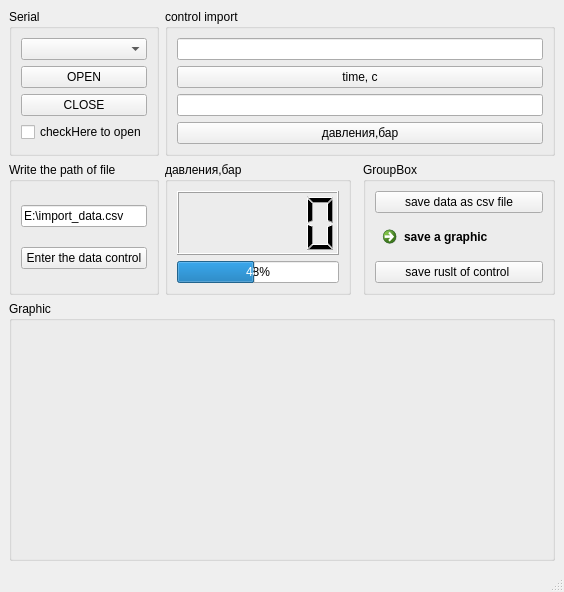
<?xml version="1.0" encoding="UTF-8"?>
<ui version="4.0">
 <class>MainWindow</class>
 <widget class="QMainWindow" name="MainWindow">
  <property name="geometry">
   <rect>
    <x>0</x>
    <y>0</y>
    <width>564</width>
    <height>592</height>
   </rect>
  </property>
  <property name="windowTitle">
   <string>MainWindow</string>
  </property>
  <widget class="QWidget" name="centralwidget">
   <layout class="QGridLayout" name="gridLayout">
    <item row="2" column="5">
     <widget class="QGroupBox" name="groupBox_6">
      <property name="title">
       <string>GroupBox</string>
      </property>
      <layout class="QVBoxLayout" name="verticalLayout_6">
       <item>
        <widget class="QPushButton" name="btnsv">
         <property name="text">
          <string>save data as csv file</string>
         </property>
        </widget>
       </item>
       <item>
        <widget class="QCommandLinkButton" name="savebtn">
         <property name="text">
          <string>save a graphic</string>
         </property>
        </widget>
       </item>
       <item>
        <widget class="QPushButton" name="ruslbtn">
         <property name="text">
          <string>save ruslt of control </string>
         </property>
        </widget>
       </item>
      </layout>
     </widget>
    </item>
    <item row="2" column="3">
     <widget class="QGroupBox" name="groupBox_2">
      <property name="title">
       <string>давления,бар</string>
      </property>
      <layout class="QVBoxLayout" name="verticalLayout_4">
       <item>
        <widget class="QLCDNumber" name="parN">
         <property name="font">
          <font>
           <pointsize>12</pointsize>
          </font>
         </property>
        </widget>
       </item>
       <item>
        <widget class="QProgressBar" name="prbar">
         <property name="maximum">
          <number>50</number>
         </property>
         <property name="value">
          <number>24</number>
         </property>
        </widget>
       </item>
      </layout>
     </widget>
    </item>
    <item row="0" column="0" colspan="3">
     <widget class="QGroupBox" name="groupBox">
      <property name="title">
       <string>Serial</string>
      </property>
      <layout class="QVBoxLayout" name="verticalLayout">
       <item>
        <widget class="QComboBox" name="comL"/>
       </item>
       <item>
        <widget class="QPushButton" name="openbtn">
         <property name="text">
          <string>OPEN</string>
         </property>
        </widget>
       </item>
       <item>
        <widget class="QPushButton" name="closebtn">
         <property name="text">
          <string>CLOSE</string>
         </property>
        </widget>
       </item>
       <item>
        <widget class="QCheckBox" name="checkB">
         <property name="text">
          <string>checkHere to open</string>
         </property>
        </widget>
       </item>
      </layout>
     </widget>
    </item>
    <item row="0" column="3" colspan="3">
     <widget class="QGroupBox" name="groupBox_4">
      <property name="title">
       <string>control import</string>
      </property>
      <layout class="QVBoxLayout" name="verticalLayout_2">
       <item>
        <widget class="QLineEdit" name="linet"/>
       </item>
       <item>
        <widget class="QPushButton" name="btnw">
         <property name="text">
          <string>time, c</string>
         </property>
        </widget>
       </item>
       <item>
        <widget class="QLineEdit" name="linep"/>
       </item>
       <item>
        <widget class="QPushButton" name="btnp">
         <property name="text">
          <string>давления,бар</string>
         </property>
        </widget>
       </item>
      </layout>
     </widget>
    </item>
    <item row="2" column="0" colspan="3">
     <widget class="QGroupBox" name="groupBox_7">
      <property name="title">
       <string>Write the path of file</string>
      </property>
      <layout class="QVBoxLayout" name="verticalLayout_8">
       <item>
        <widget class="QLineEdit" name="lineinput">
         <property name="text">
          <string>E:\import_data.csv</string>
         </property>
        </widget>
       </item>
       <item>
        <widget class="QPushButton" name="inputF">
         <property name="text">
          <string>Enter the data control</string>
         </property>
        </widget>
       </item>
      </layout>
     </widget>
    </item>
    <item row="3" column="0" rowspan="2" colspan="6">
     <widget class="QGroupBox" name="groupBox_3">
      <property name="title">
       <string>Graphic</string>
      </property>
      <layout class="QVBoxLayout" name="verticalLayout_3">
       <item>
        <widget class="PlotWidget" name="grf" native="true"/>
       </item>
      </layout>
     </widget>
    </item>
   </layout>
  </widget>
  <widget class="QStatusBar" name="statusbar"/>
 </widget>
 <customwidgets>
  <customwidget>
   <class>PlotWidget</class>
   <extends>QWidget</extends>
   <header location="global">pyqtgraph</header>
   <container>1</container>
  </customwidget>
 </customwidgets>
 <resources/>
 <connections/>
</ui>
